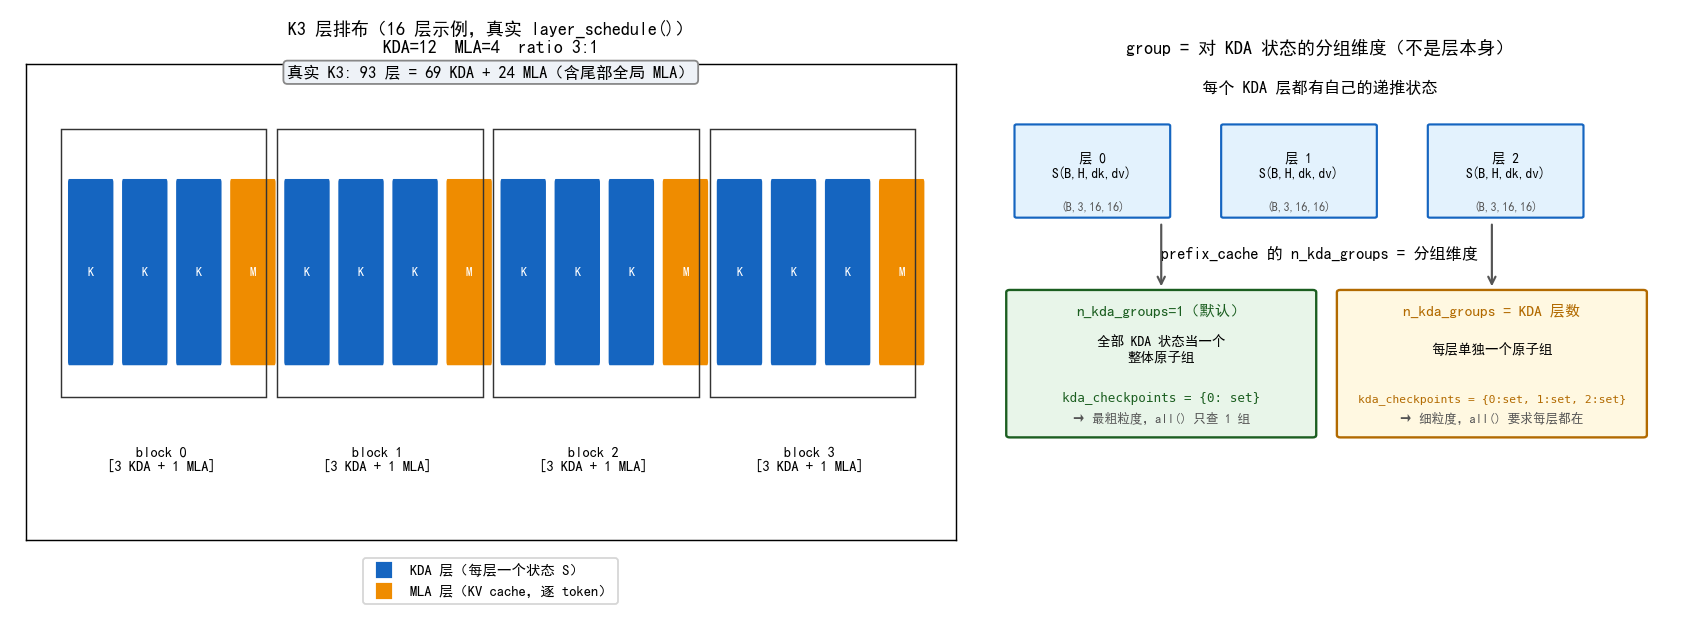

Reproduce this figure in Python.
"""Q2 图：`group` 是"层"的意思吗？—— 用 K3 真实层排布回答。

要回答的问题
------------
1. K3 的层排布长什么样？（3 层 KDA + 1 层 MLA 为一个 block，尾部再挂一个
   全局 MLA）—— 用真实的 ``layer_schedule()`` 跑出来，不手工编。
2. KDA 状态 S(B,H,dk,dv) 是**每层一份**的，那么 prefix_cache 里的
   ``n_kda_groups`` 到底在"层"之上加了一层什么分组维度？
3. ``n_kda_groups=1``（默认）和 ``n_kda_groups=n_kda_layers`` 分别代表什么？

结论先行
--------
- group 不直接等于"Transformer 层"；它是**对 KDA 状态的分组维度**。
- 每个 KDA 层都有自己的递推状态 S，恢复一个边界需要**所有组**的状态都在
  （`checkpoint_available` 的 all()）。
- ``n_kda_groups`` 决定你把"哪些 KDA 状态"打包成一个原子组：
  - =1（默认）：全部 KDA 状态当一个整体 blob（最简单、SGLang 实际就是这么干的）；
  - = n_kda_layers：每个 KDA 层单独一组（粒度更细，恢复约束更严格）。
"""

from __future__ import annotations

import os
import sys

import numpy as np

HERE_DIR = os.path.dirname(os.path.abspath(__file__))
ROOT = os.path.dirname(os.path.dirname(HERE_DIR))   # Model-Viz/
sys.path.insert(0, ROOT)                            # 供 `from src.models...` 使用
sys.path.insert(0, os.path.join(ROOT, "src"))
sys.path.insert(0, HERE_DIR)                        # 供 plot_utils 使用

# 必须在 pyplot 之前配置中文字体，否则标题/图例里的中文会渲染成方框（豆腐块）。
from plot_utils import setup_cjk_font

from matplotlib import pyplot as plt
from matplotlib.patches import FancyBboxPatch

from models.llm.kimi_k3.config import Kimi3ModelConfig

HERE = os.path.dirname(os.path.abspath(__file__))
def _pixel_stats(path: str) -> None:
    """零告警验收：nonwhite 比例 + 独特色数（PIL 读取，防"文字渲染成方框"）。"""
    from PIL import Image

    with Image.open(path) as im:
        arr = np.asarray(im.convert("RGB"))
    nonwhite = (arr.sum(axis=-1) < 255 * 3 * 0.99).mean()
    colors = len(np.unique(arr.reshape(-1, 3), axis=0))
    print(f"pixel-stats: {os.path.basename(path)} nonwhite={nonwhite:.3f} colors={colors}")


def main():
    font = setup_cjk_font()
    print("cjk font:", font)

    # ---- 真实排布：16 层（演示用）与 93 层（真实 K3 规模） ----
    c16 = Kimi3ModelConfig(n_layers=16)
    sched16 = c16.layer_schedule()
    c93 = Kimi3ModelConfig(n_layers=93)
    sched93 = c93.layer_schedule()

    print(f"16 层排布: {sched16}")
    print(f"16 层统计: KDA={c16.n_kda_layers}  MLA={c16.n_mla_layers}  "
          f"hybrid_ratio={c16.hybrid_ratio}")
    print(f"93 层统计: KDA={c93.n_kda_layers}  MLA={c93.n_mla_layers}  "
          f"hybrid_ratio={c93.hybrid_ratio}")

    # ---- 画图：左=层排布，右=group 分组维度 ----
    fig, (axL, axR) = plt.subplots(
        1, 2, figsize=(13, 4.8), gridspec_kw={"width_ratios": [1.35, 1]}
    )

    # ---------- 左：16 层的 KDA/MLA 排布条 ----------
    C_KDA, C_MLA = "#1565c0", "#ef8c00"
    for i, kind in enumerate(sched16):
        color = C_KDA if kind == "kda" else C_MLA
        axL.add_patch(FancyBboxPatch(
            (i, 0.0), 0.8, 0.9,
            boxstyle="round,pad=0.02", linewidth=0.5,
            facecolor=color, edgecolor="none"))
        axL.text(i + 0.4, 0.45, "K" if kind == "kda" else "M",
                 ha="center", va="center", fontsize=7,
                 color="white", fontweight="bold")

    # block 括号：每 4 层一个 block（3 KDA + 1 MLA）
    for bi in range(0, 16, 4):
        axL.add_patch(plt.Rectangle((bi - 0.15, -0.18), 3.8, 1.35,
                                    fill=False, edgecolor="#333333",
                                    linewidth=0.8))
        axL.text(bi + 1.7, -0.5, f"block {bi//4}\n[3 KDA + 1 MLA]",
                 ha="center", va="center", fontsize=8)

    axL.set_xlim(-0.8, 16.4)
    axL.set_ylim(-0.9, 1.5)
    axL.set_xticks([])
    axL.set_yticks([])
    axL.set_title(f"K3 层排布（16 层示例，真实 layer_schedule()）\n"
                  f"KDA={c16.n_kda_layers}  MLA={c16.n_mla_layers}  ratio 3:1",
                  fontsize=10)

    from matplotlib.lines import Line2D
    axL.legend(handles=[
        Line2D([0], [0], marker="s", color="w", markerfacecolor=C_KDA,
               markersize=10, label="KDA 层（每层一个状态 S）"),
        Line2D([0], [0], marker="s", color="w", markerfacecolor=C_MLA,
               markersize=10, label="MLA 层（KV cache，逐 token）"),
    ], fontsize=8, loc="lower center", bbox_to_anchor=(0.5, -0.15), ncol=1)

    # 93 层规模标注
    axL.text(7.8, 1.42,
             f"真实 K3: 93 层 = 69 KDA + 24 MLA（含尾部全局 MLA）",
             ha="center", va="bottom", fontsize=9,
             bbox=dict(boxstyle="round,pad=0.25", facecolor="#eef2f7",
                       edgecolor="#888888"))

    # ---------- 右：group 分组维度示意 ----------
    axR.set_xlim(0, 10)
    axR.set_ylim(0, 10)
    axR.axis("off")

    # 上面：每个 KDA 层一个状态 S
    axR.text(5, 9.4, "每个 KDA 层都有自己的递推状态", ha="center",
             fontsize=9, fontweight="bold")
    for ci, (label, shape) in enumerate([
        ("层 0\nS(B,H,dk,dv)", "(B,3,16,16)"),
        ("层 1\nS(B,H,dk,dv)", "(B,3,16,16)"),
        ("层 2\nS(B,H,dk,dv)", "(B,3,16,16)"),
    ]):
        x0 = 0.6 + ci * 3.0
        axR.add_patch(FancyBboxPatch(
            (x0, 6.8), 2.2, 1.9,
            boxstyle="round,pad=0.03", facecolor="#e3f2fd",
            edgecolor=C_KDA, linewidth=1.2))
        axR.text(x0 + 1.1, 7.85, label, ha="center", va="center",
                 fontsize=7.5)
        axR.text(x0 + 1.1, 7.0, shape, ha="center", va="center",
                 fontsize=6.5, color="#555555")

    # 下面的 bucket：n_kda_groups 两个选项
    axR.text(5, 5.9, "prefix_cache 的 n_kda_groups = 分组维度", ha="center",
             fontsize=9, fontweight="bold")

    # 选项 1：n_kda_groups=1（默认）
    axR.add_patch(FancyBboxPatch(
        (0.5, 2.2), 4.4, 3.0, boxstyle="round,pad=0.05",
        facecolor="#e8f5e9", edgecolor="#1b5e20", linewidth=1.3))
    axR.text(2.7, 4.7, "n_kda_groups=1（默认）", ha="center", fontsize=8.5,
             fontweight="bold", color="#1b5e20")
    axR.text(2.7, 4.0, "全部 KDA 状态当一个\n整体原子组",
             ha="center", va="center", fontsize=7.5)
    axR.text(2.7, 2.9, "kda_checkpoints = {0: set}", ha="center",
             fontsize=7, color="#1b5e20",
             fontfamily="monospace")
    axR.text(2.7, 2.45, "→ 最粗粒度，all() 只查 1 组", ha="center",
             fontsize=7, color="#555555")

    # 选项 2：n_kda_groups=n_kda_layers
    axR.add_patch(FancyBboxPatch(
        (5.3, 2.2), 4.4, 3.0, boxstyle="round,pad=0.05",
        facecolor="#fff8e1", edgecolor="#b26a00", linewidth=1.3))
    axR.text(7.5, 4.7, "n_kda_groups = KDA 层数", ha="center", fontsize=8.5,
             fontweight="bold", color="#b26a00")
    axR.text(7.5, 4.0, "每层单独一个原子组", ha="center", va="center",
             fontsize=7.5)
    axR.text(7.5, 2.9, "kda_checkpoints = {0:set, 1:set, 2:set}", ha="center",
             fontsize=6.3, color="#b26a00", fontfamily="monospace")
    axR.text(7.5, 2.45, "→ 细粒度，all() 要求每层都在", ha="center",
             fontsize=7, color="#555555")

    # 连接箭头：S → 分组
    axR.annotate("", xy=(2.7, 5.25), xytext=(2.7, 6.7),
                 arrowprops=dict(arrowstyle="->", color="#555555", lw=1.2))
    axR.annotate("", xy=(7.5, 5.25), xytext=(7.5, 6.7),
                 arrowprops=dict(arrowstyle="->", color="#555555", lw=1.2))

    axR.set_title("group = 对 KDA 状态的分组维度（不是层本身）", fontsize=10)

    plt.tight_layout()
    out = os.path.join(HERE, "plot_group_vs_layer.png")
    plt.savefig(out, dpi=130)
    _pixel_stats(out)
    print("saved plot_group_vs_layer.png")
    print("结论：group 是状态分组维度；默认 n_kda_groups=1 把全部 KDA 状态当"
          "一个原子组；设成 KDA 层数则每层一组。二者 all() 语义不变（每组都要有）。")


if __name__ == "__main__":
    main()
